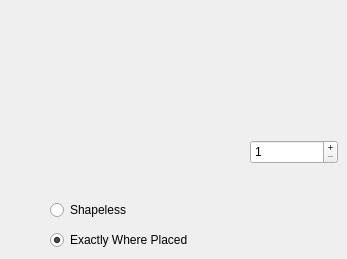
      <widget class="QWidget" name="craftingTab">
       <attribute name="title">
        <string>Crafting</string>
       </attribute>
       <widget class="QPushButton" name="slot0Button">
        <property name="geometry">
         <rect>
          <x>40</x>
          <y>40</y>
          <width>50</width>
          <height>50</height>
         </rect>
        </property>
        <property name="toolTip">
         <string>&lt;html&gt;&lt;head/&gt;&lt;body&gt;&lt;p&gt;A slot representing a crafting table slot!&lt;/p&gt;&lt;/body&gt;&lt;/html&gt;</string>
        </property>
        <property name="text">
         <string/>
        </property>
        <property name="flat">
         <bool>true</bool>
        </property>
       </widget>
       <widget class="QPushButton" name="slot1Button">
        <property name="geometry">
         <rect>
          <x>90</x>
          <y>40</y>
          <width>50</width>
          <height>50</height>
         </rect>
        </property>
        <property name="toolTip">
         <string>&lt;html&gt;&lt;head/&gt;&lt;body&gt;&lt;p&gt;A slot representing a crafting table slot!&lt;/p&gt;&lt;/body&gt;&lt;/html&gt;</string>
        </property>
        <property name="text">
         <string/>
        </property>
        <property name="flat">
         <bool>true</bool>
        </property>
       </widget>
       <widget class="QPushButton" name="slot2Button">
        <property name="geometry">
         <rect>
          <x>140</x>
          <y>40</y>
          <width>50</width>
          <height>50</height>
         </rect>
        </property>
        <property name="toolTip">
         <string>&lt;html&gt;&lt;head/&gt;&lt;body&gt;&lt;p&gt;A slot representing a crafting table slot!&lt;/p&gt;&lt;/body&gt;&lt;/html&gt;</string>
        </property>
        <property name="text">
         <string/>
        </property>
        <property name="flat">
         <bool>true</bool>
        </property>
       </widget>
       <widget class="QPushButton" name="slot3Button">
        <property name="geometry">
         <rect>
          <x>40</x>
          <y>90</y>
          <width>50</width>
          <height>50</height>
         </rect>
        </property>
        <property name="toolTip">
         <string>&lt;html&gt;&lt;head/&gt;&lt;body&gt;&lt;p&gt;A slot representing a crafting table slot!&lt;/p&gt;&lt;/body&gt;&lt;/html&gt;</string>
        </property>
        <property name="text">
         <string/>
        </property>
        <property name="flat">
         <bool>true</bool>
        </property>
       </widget>
       <widget class="QPushButton" name="slot4Button">
        <property name="geometry">
         <rect>
          <x>90</x>
          <y>90</y>
          <width>50</width>
          <height>50</height>
         </rect>
        </property>
        <property name="toolTip">
         <string>&lt;html&gt;&lt;head/&gt;&lt;body&gt;&lt;p&gt;A slot representing a crafting table slot!&lt;/p&gt;&lt;/body&gt;&lt;/html&gt;</string>
        </property>
        <property name="text">
         <string/>
        </property>
        <property name="flat">
         <bool>true</bool>
        </property>
       </widget>
       <widget class="QPushButton" name="slot5Button">
        <property name="geometry">
         <rect>
          <x>140</x>
          <y>90</y>
          <width>50</width>
          <height>50</height>
         </rect>
        </property>
        <property name="toolTip">
         <string>&lt;html&gt;&lt;head/&gt;&lt;body&gt;&lt;p&gt;A slot representing a crafting table slot!&lt;/p&gt;&lt;/body&gt;&lt;/html&gt;</string>
        </property>
        <property name="text">
         <string/>
        </property>
        <property name="flat">
         <bool>true</bool>
        </property>
       </widget>
       <widget class="QPushButton" name="slot6Button">
        <property name="geometry">
         <rect>
          <x>40</x>
          <y>140</y>
          <width>50</width>
          <height>50</height>
         </rect>
        </property>
        <property name="toolTip">
         <string>&lt;html&gt;&lt;head/&gt;&lt;body&gt;&lt;p&gt;A slot representing a crafting table slot!&lt;/p&gt;&lt;/body&gt;&lt;/html&gt;</string>
        </property>
        <property name="text">
         <string/>
        </property>
        <property name="flat">
         <bool>true</bool>
        </property>
       </widget>
       <widget class="QPushButton" name="slot7Button">
        <property name="geometry">
         <rect>
          <x>90</x>
          <y>140</y>
          <width>50</width>
          <height>50</height>
         </rect>
        </property>
        <property name="toolTip">
         <string>&lt;html&gt;&lt;head/&gt;&lt;body&gt;&lt;p&gt;A slot representing a crafting table slot!&lt;/p&gt;&lt;/body&gt;&lt;/html&gt;</string>
        </property>
        <property name="text">
         <string/>
        </property>
        <property name="flat">
         <bool>true</bool>
        </property>
       </widget>
       <widget class="QPushButton" name="slot8Button">
        <property name="geometry">
         <rect>
          <x>140</x>
          <y>140</y>
          <width>50</width>
          <height>50</height>
         </rect>
        </property>
        <property name="toolTip">
         <string>&lt;html&gt;&lt;head/&gt;&lt;body&gt;&lt;p&gt;A slot representing a crafting table slot!&lt;/p&gt;&lt;/body&gt;&lt;/html&gt;</string>
        </property>
        <property name="text">
         <string/>
        </property>
        <property name="flat">
         <bool>true</bool>
        </property>
       </widget>
       <widget class="QPushButton" name="slot9Button">
        <property name="geometry">
         <rect>
          <x>250</x>
          <y>90</y>
          <width>50</width>
          <height>50</height>
         </rect>
        </property>
        <property name="toolTip">
         <string>&lt;html&gt;&lt;head/&gt;&lt;body&gt;&lt;p&gt;The output of the crafting recipe. Can have any Minecraft block or item, as well as any custom blocks or items.&lt;/p&gt;&lt;/body&gt;&lt;/html&gt;</string>
        </property>
        <property name="text">
         <string/>
        </property>
        <property name="flat">
         <bool>true</bool>
        </property>
       </widget>
       <widget class="QSpinBox" name="slot9Count">
        <property name="geometry">
         <rect>
          <x>250</x>
          <y>140</y>
          <width>88</width>
          <height>24</height>
         </rect>
        </property>
        <property name="toolTip">
         <string>&lt;html&gt;&lt;head/&gt;&lt;body&gt;&lt;p&gt;The amount of your output. If this is higher than the max stack size of your output item, your datapack will crash!&lt;/p&gt;&lt;/body&gt;&lt;/html&gt;</string>
        </property>
        <property name="buttonSymbols">
         <enum>QAbstractSpinBox::ButtonSymbols::PlusMinus</enum>
        </property>
        <property name="minimum">
         <number>1</number>
        </property>
        <property name="maximum">
         <number>64</number>
        </property>
       </widget>
       <widget class="QRadioButton" name="shapelessRadio">
        <property name="geometry">
         <rect>
          <x>50</x>
          <y>200</y>
          <width>92</width>
          <height>20</height>
         </rect>
        </property>
        <property name="toolTip">
         <string>&lt;html&gt;&lt;head/&gt;&lt;body&gt;&lt;p&gt;Makes the recipe shapeless.&lt;/p&gt;&lt;/body&gt;&lt;/html&gt;</string>
        </property>
        <property name="text">
         <string>Shapeless</string>
        </property>
        <property name="autoRepeat">
         <bool>false</bool>
        </property>
        <property name="autoExclusive">
         <bool>true</bool>
        </property>
       </widget>
       <widget class="QRadioButton" name="exactlyRadio">
        <property name="geometry">
         <rect>
          <x>50</x>
          <y>230</y>
          <width>161</width>
          <height>20</height>
         </rect>
        </property>
        <property name="toolTip">
         <string>&lt;html&gt;&lt;head/&gt;&lt;body&gt;&lt;p&gt;Makes the recipe normal.&lt;/p&gt;&lt;/body&gt;&lt;/html&gt;</string>
        </property>
        <property name="text">
         <string>Exactly Where Placed</string>
        </property>
        <property name="checked">
         <bool>true</bool>
        </property>
        <property name="autoRepeat">
         <bool>false</bool>
        </property>
        <property name="autoExclusive">
         <bool>true</bool>
        </property>
       </widget>
       <widget class="QLabel" name="slot0">
        <property name="geometry">
         <rect>
          <x>40</x>
          <y>40</y>
          <width>50</width>
          <height>50</height>
         </rect>
        </property>
        <property name="text">
         <string/>
        </property>
       </widget>
       <widget class="QLabel" name="slot1">
        <property name="geometry">
         <rect>
          <x>90</x>
          <y>40</y>
          <width>50</width>
          <height>50</height>
         </rect>
        </property>
        <property name="text">
         <string/>
        </property>
       </widget>
       <widget class="QLabel" name="slot2">
        <property name="geometry">
         <rect>
          <x>140</x>
          <y>40</y>
          <width>50</width>
          <height>50</height>
         </rect>
        </property>
        <property name="text">
         <string/>
        </property>
       </widget>
       <widget class="QLabel" name="slot3">
        <property name="geometry">
         <rect>
          <x>40</x>
          <y>90</y>
          <width>50</width>
          <height>50</height>
         </rect>
        </property>
        <property name="text">
         <string/>
        </property>
       </widget>
       <widget class="QLabel" name="slot4">
        <property name="geometry">
         <rect>
          <x>90</x>
          <y>90</y>
          <width>50</width>
          <height>50</height>
         </rect>
        </property>
        <property name="text">
         <string/>
        </property>
       </widget>
       <widget class="QLabel" name="slot5">
        <property name="geometry">
         <rect>
          <x>140</x>
          <y>90</y>
          <width>50</width>
          <height>50</height>
         </rect>
        </property>
        <property name="text">
         <string/>
        </property>
       </widget>
       <widget class="QLabel" name="slot6">
        <property name="geometry">
         <rect>
          <x>40</x>
          <y>140</y>
          <width>50</width>
          <height>50</height>
         </rect>
        </property>
        <property name="text">
         <string/>
        </property>
       </widget>
       <widget class="QLabel" name="slot7">
        <property name="geometry">
         <rect>
          <x>90</x>
          <y>140</y>
          <width>50</width>
          <height>50</height>
         </rect>
        </property>
        <property name="text">
         <string/>
        </property>
       </widget>
       <widget class="QLabel" name="slot8">
        <property name="geometry">
         <rect>
          <x>140</x>
          <y>140</y>
          <width>50</width>
          <height>50</height>
         </rect>
        </property>
        <property name="text">
         <string/>
        </property>
       </widget>
       <widget class="QLabel" name="slot9">
        <property name="geometry">
         <rect>
          <x>250</x>
          <y>90</y>
          <width>50</width>
          <height>50</height>
         </rect>
        </property>
        <property name="text">
         <string/>
        </property>
       </widget>
       <zorder>slot9Count</zorder>
       <zorder>shapelessRadio</zorder>
       <zorder>exactlyRadio</zorder>
       <zorder>slot0</zorder>
       <zorder>slot1</zorder>
       <zorder>slot2</zorder>
       <zorder>slot3</zorder>
       <zorder>slot4</zorder>
       <zorder>slot5</zorder>
       <zorder>slot6</zorder>
       <zorder>slot7</zorder>
       <zorder>slot8</zorder>
       <zorder>slot9</zorder>
       <zorder>slot6Button</zorder>
       <zorder>slot1Button</zorder>
       <zorder>slot2Button</zorder>
       <zorder>slot7Button</zorder>
       <zorder>slot0Button</zorder>
       <zorder>slot4Button</zorder>
       <zorder>slot3Button</zorder>
       <zorder>slot8Button</zorder>
       <zorder>slot9Button</zorder>
       <zorder>slot5Button</zorder>
      </widget>
